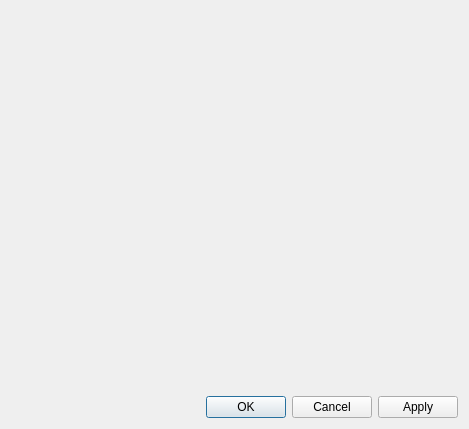
<?xml version="1.0" encoding="UTF-8"?>
<ui version="4.0">
 <class>PCellParametersDialog</class>
 <widget class="QDialog" name="PCellParametersDialog">
  <property name="geometry">
   <rect>
    <x>0</x>
    <y>0</y>
    <width>469</width>
    <height>429</height>
   </rect>
  </property>
  <property name="windowTitle">
   <string>Instantiation Path</string>
  </property>
  <layout class="QVBoxLayout" name="verticalLayout">
   <item>
    <widget class="edt::PCellParametersPage" name="parameters" native="true"/>
   </item>
   <item>
    <widget class="QDialogButtonBox" name="buttons">
     <property name="standardButtons">
      <set>QDialogButtonBox::Apply|QDialogButtonBox::Cancel|QDialogButtonBox::Ok</set>
     </property>
    </widget>
   </item>
  </layout>
 </widget>
 <layoutdefault spacing="6" margin="11"/>
 <customwidgets>
  <customwidget>
   <class>edt::PCellParametersPage</class>
   <extends>QWidget</extends>
   <header>edtPCellParametersPage.h</header>
   <container>1</container>
  </customwidget>
 </customwidgets>
 <resources/>
 <connections>
  <connection>
   <sender>buttons</sender>
   <signal>rejected()</signal>
   <receiver>PCellParametersDialog</receiver>
   <slot>reject()</slot>
   <hints>
    <hint type="sourcelabel">
     <x>321</x>
     <y>405</y>
    </hint>
    <hint type="destinationlabel">
     <x>337</x>
     <y>423</y>
    </hint>
   </hints>
  </connection>
  <connection>
   <sender>buttons</sender>
   <signal>accepted()</signal>
   <receiver>PCellParametersDialog</receiver>
   <slot>accept()</slot>
   <hints>
    <hint type="sourcelabel">
     <x>427</x>
     <y>405</y>
    </hint>
    <hint type="destinationlabel">
     <x>443</x>
     <y>425</y>
    </hint>
   </hints>
  </connection>
 </connections>
</ui>
